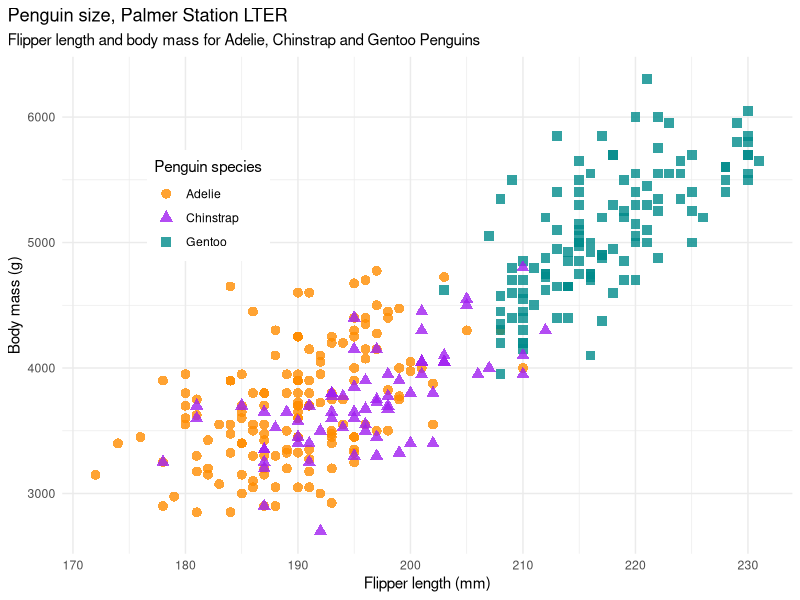
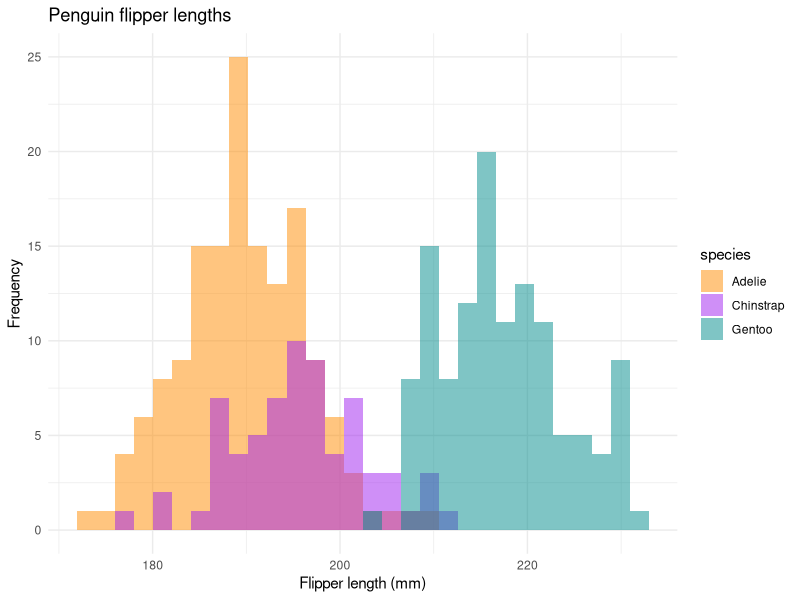

Write the R code that produced these figures, in order. (Note: this script raises an error after producing the figures.)
## ---- chunk 1
knitr::opts_chunk$set(echo = TRUE, warning = FALSE, message = FALSE)
#knitr::opts_chunk$set(echo = TRUE)
library(tidyverse)
library(knitr)
library(palmerpenguins)
## ---- chunk 2
head(penguins)
## ---- chunk 3
penguins %>% 
  count(species) %>% 
  kable(caption = "Species Counts")
## ---- chunk 4
penguins %>% 
  group_by(species) %>% 
  summarize(across(where(is.numeric), mean, na.rm = TRUE)) %>% 
  kable(caption = "Summarized Data", format = "html") %>% 
  kableExtra::kable_styling(bootstrap_options = c("striped", "hover", "condensed", "responsive"), full_width = F, position = "left")
## ---- chunk 5
text_tbl <- data.frame(
  Items = c("Item 1", "Item 2", "Item 3"),
  Features = c(
    "Lorem ipsum dolor sit amet, consectetur adipiscing elit. Proin vehicula tempor ex. Morbi malesuada sagittis turpis, at venenatis nisl luctus a. ",
    "In eu urna at magna luctus rhoncus quis in nisl. Fusce in velit varius, posuere risus et, cursus augue. Duis eleifend aliquam ante, a aliquet ex tincidunt in. ", 
    "Vivamus venenatis egestas eros ut tempus. Vivamus id est nisi. Aliquam molestie erat et sollicitudin venenatis. In ac lacus at velit scelerisque mattis. "
  )
)
kable(text_tbl) %>%
  kableExtra::kable_styling(full_width = F) %>%
  kableExtra::column_spec(1, bold = T, border_right = T) %>%
  kableExtra::column_spec(2, width = "30em", background = "yellow")
## ---- chunk 6
mass_flipper2 <- ggplot(data = penguins, 
                       aes(x = flipper_length_mm,
                           y = body_mass_g)) +
  geom_point(aes(color = species, 
                 shape = species),
             size = 3,
             alpha = 0.8) +
  theme_minimal() +
  scale_color_manual(values = c("darkorange","purple","cyan4")) +
  labs(title = "Penguin size, Palmer Station LTER",
       subtitle = "Flipper length and body mass for Adelie, Chinstrap and Gentoo Penguins",
       x = "Flipper length (mm)",
       y = "Body mass (g)",
       color = "Penguin species",
       shape = "Penguin species") +
  theme(legend.position = c(0.2, 0.7),
        legend.background = element_rect(fill = "white", color = NA),
        plot.title.position = "plot",
        plot.caption = element_text(hjust = 0, face= "italic"),
        plot.caption.position = "plot")
mass_flipper2
## ---- chunk 7
flipper_hist <- ggplot(data = penguins, aes(x = flipper_length_mm)) +
  geom_histogram(aes(fill = species), 
                 alpha = 0.5, 
                 position = "identity") +
  scale_fill_manual(values = c("darkorange","purple","cyan4")) +
  theme_minimal() +
  labs(x = "Flipper length (mm)",
       y = "Frequency",
       title = "Penguin flipper lengths")
flipper_hist
## ---- chunk 8
include_graphics("data/pp_logo.png")
## ---- chunk 9
citation("palmerpenguins")
